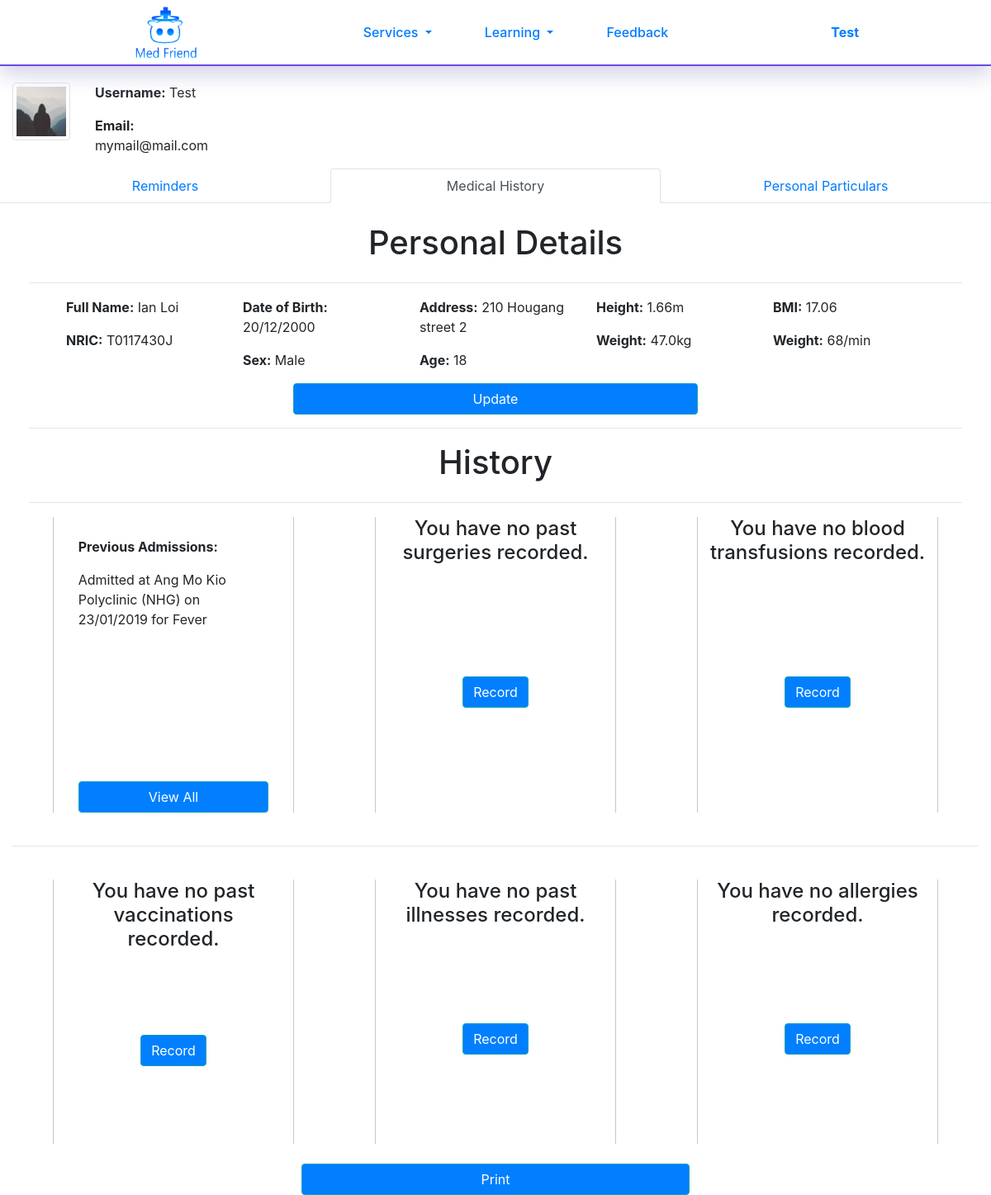
Page /Profile/History (signed in) on the earlier database version.
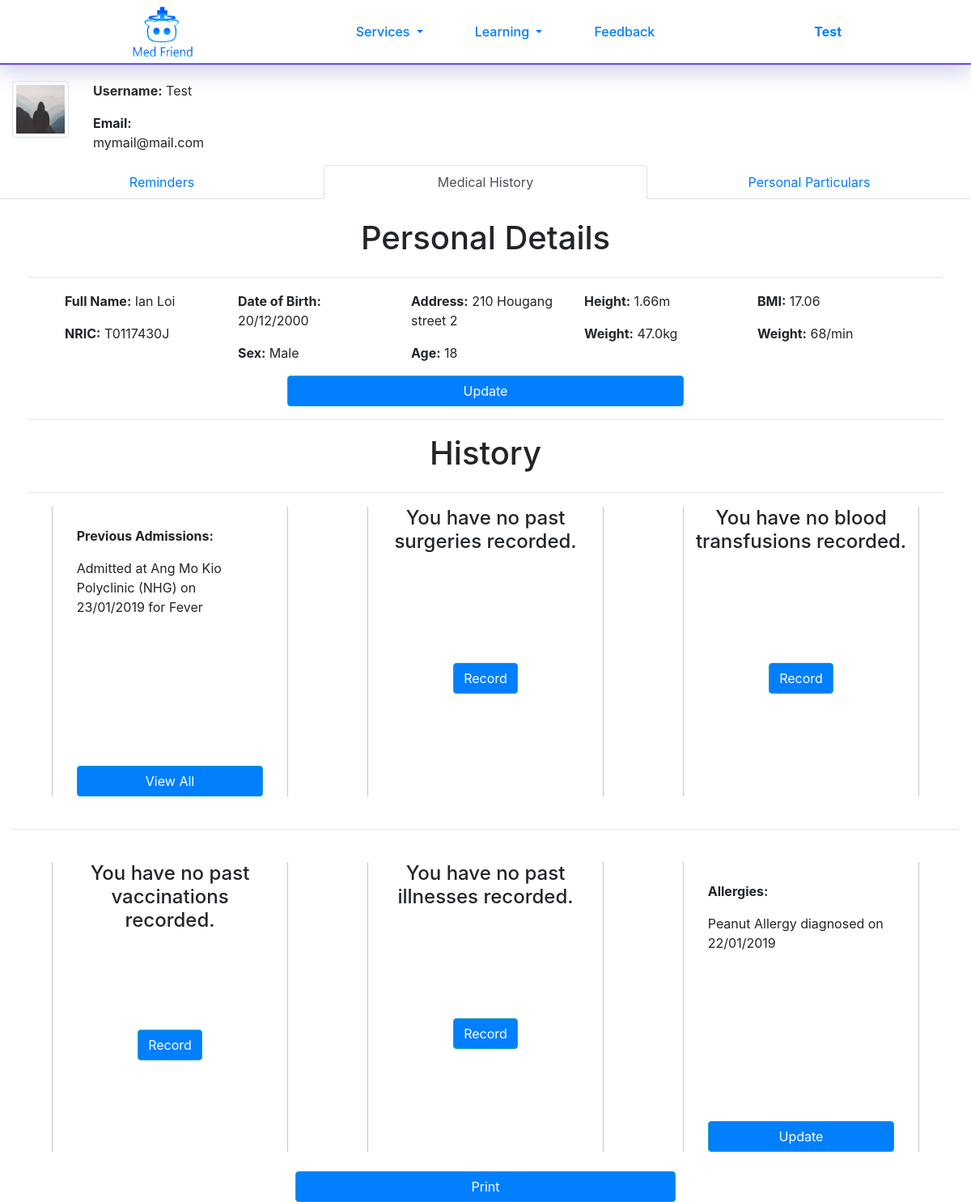
Same page on the later database version.
### Flask/Models.py (models this page shows, shortened)
class Allergies(db.Model):
    id = db.Column(db.Integer, primary_key=True)
    allergy = db.Column(db.String(100), nullable=True)
    date = db.Column(db.DateTime, nullable=True)
    user_id = db.Column(db.Integer, db.ForeignKey('user.id'), nullable=False)

### Flask/users/routes.py (the view)
@users.route("/Profile/History", methods = ['POST', 'GET'])
@login_required
def profile_history():
    image_files = url_for('static', filename=f"images/Profile_Picture/{current_user.image_file}")
    return render_template("Users/profile.html", title="History", image_file=image_files)

### Flask/Models.py (called while the page is built)
@login_manager.user_loader
def load_user(user_id):
    return User.query.get(int(user_id))

### Flask/templates/Users/profile.html
{% extends "layout.html" %}
{% block content %}
<link rel="stylesheet" type="text/css" href="{{ url_for('static', filename='css/profile.css') }}" />
<div id="profilecontainer" class="container-fluid">
    <div class="row justify-content-start">
        <div id="profile_picture" class="col-lg-1">
            <img id="userprofilepic" src="{{ image_file }}" class="img-fluid img-thumbnail" data-toggle="modal"
                data-target="#picchange">
        </div>
        <div class="col-2">
            <p>
                <b>Username:</b>
                {{ current_user.username }}
            </p>
            <p>
                <b> Email:</b>
                {{ current_user.email }}
            </p>
        </div>
    </div>
</div>
<div id="moreinfo">
    <nav>
        <ul class="nav nav-tabs nav-justified">
            <li class="nav-item">
                {% if title == "Reminder" or title == "Profile" %}
                <a id="remindernav" class="nav-link active" href="{{ url_for('users.profile_reminder') }}">Reminders</a>
                {% else %}
                <a id="remindernav" class="nav-link" href="{{ url_for('users.profile_reminder') }}">Reminders</a>
                {% endif %}
            </li>
            <li class="nav-item">
                {% if title == "History" %}
                <a id="medicalhistorynav" class="nav-link active" href="{{ url_for('users.profile_history') }}">Medical
                    History</a>
                {% else %}
                <a id="medicalhistorynav" class="nav-link" href="{{ url_for('users.profile_history') }}">Medical History</a>
                {% endif %}
            </li>
            <li class="nav-item">
                {% if title == "Edit" %}
                <a id="userinfonav" class="nav-link active" href="{{ url_for('users.profile_edit') }}">Personal Particulars</a>
                {% else %}
                <a id="userinfonav" class="nav-link" href="{{ url_for('users.profile_edit') }}">Personal Particulars</a>
                {% endif %}
            </li>
        </ul>
    </nav>
    <div class="container-fluid">
        {% if title == "History" %}
        {% include 'Users/profile_medhist.html' %}
        {% elif title == "Reminder" %}
        {% include 'Users/profile_reminder.html' %}
        {% elif title == "Edit" %}
        {% include 'Users/profile_edit.html' %}
        {% endif %}
    </div>
</div>
{% endblock %}

### Flask/templates/Users/profile_medhist.html (shortened to what the changed rows need)
<link rel="stylesheet" type="text/css" href="{{ url_for('static', filename='css/profile.css') }}" />
<br>
<div class="row justify-content-center">
    <h1> Personal Details</h1>
    <br>
    <div id="breaklines" class="col-12 row justify-content-center">
        <br>
        <br>
        <h1 class="col-12 text-center"> History </h1>
        <br>
    </div>
    <div id="histories2" class="row col-12 justify-content-around">
        <div id="allergies" class="row justify-content-start col-3">
            {% if current_user.allergies %}
            <div class="col vh-history">
                <br>
                <p>
                    <b>Allergies:</b>
                    {% for i in range(5) %}
                    {% if current_user.allergies[i] %}
                    <p>
                        {{ current_user.allergies[i].allergy }} diagnosed on
                        {{current_user.allergies[i].date.strftime('%d/%m/%Y') }}
                    </p>
                    {% endif %}
                    {% endfor %}
                </p>
            </div>
            <div class="text-center col-12">
                <a href="{{ url_for('medical_history.Update_Record', record='Allergies') }}">
                    <button class="btn btn-info col"> Update </button>
                </a>
            </div>
            {% else %}
            <div class="row justify-content-center">
                <h4 class="text-center col-12"> You have no allergies recorded. </h4>
                <div class="text-center">
                    <a href="{{ url_for('medical_history.Update_Record', record='Allergies') }}">
                        <button class="btn btn-info col"> Record </button>
                    </a>
                </div>
            </div>
            {% endif %}
        </div>
    </div>
</div>

Differences in the rows shown:
added Allergies: allergy "Peanut Allergy", date "22/01/2019"
Other differences:
text no longer shown: "You have no allergies recorded. Record"
text now shown: "Allergies: Update"
new list line: "diagnosed on"
